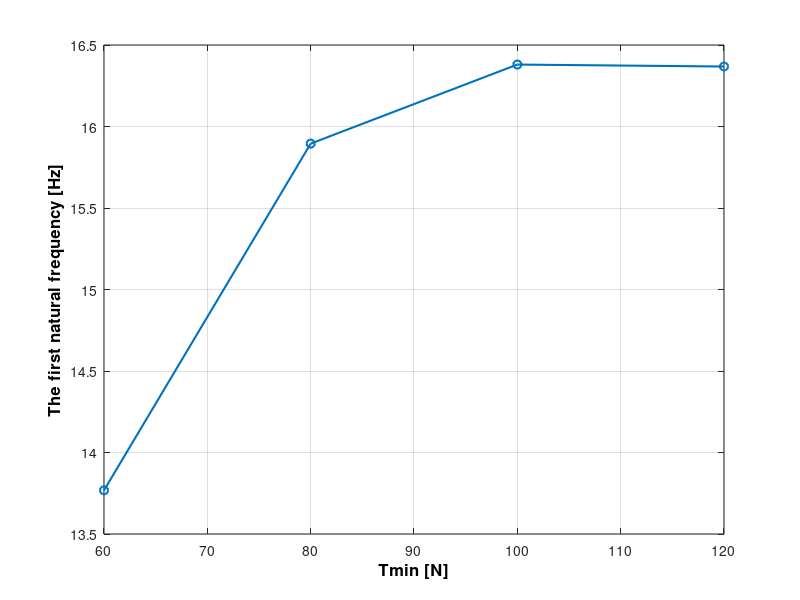

This chart was generated by the following MATLAB code:
clear all;clc;close all
figure()
Y1=[13.768		15.895		16.38		16.368];
X1=[60 80 100 120];
plot(X1,Y1,'-o','Linewidth',1.5)
grid on
xlabel('Tmin [N]','FontSize',12,'FontWeight','bold','Color','k')
ylabel('The first natural frequency [Hz]','FontSize',12,'FontWeight','bold','Color','k')
